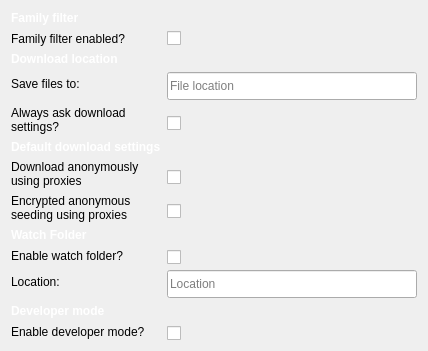
            <widget class="QWidget" name="settings_general_tab">
             <layout class="QFormLayout" name="formLayout">
              <property name="fieldGrowthPolicy">
               <enum>QFormLayout::ExpandingFieldsGrow</enum>
              </property>
              <property name="labelAlignment">
               <set>Qt::AlignLeading|Qt::AlignLeft|Qt::AlignTop</set>
              </property>
              <property name="formAlignment">
               <set>Qt::AlignLeading|Qt::AlignLeft|Qt::AlignTop</set>
              </property>
              <item row="0" column="0">
               <widget class="QLabel" name="label_35">
                <property name="styleSheet">
                 <string notr="true">font-weight: bold;
color: white;</string>
                </property>
                <property name="text">
                 <string>Family filter</string>
                </property>
               </widget>
              </item>
              <item row="1" column="0">
               <widget class="QLabel" name="label_37">
                <property name="text">
                 <string>Family filter enabled?</string>
                </property>
               </widget>
              </item>
              <item row="1" column="1">
               <widget class="QCheckBox" name="family_filter_checkbox">
                <property name="text">
                 <string/>
                </property>
               </widget>
              </item>
              <item row="2" column="0">
               <widget class="QLabel" name="label_4">
                <property name="styleSheet">
                 <string notr="true">font-weight: bold;
color: white;</string>
                </property>
                <property name="text">
                 <string>Download location</string>
                </property>
               </widget>
              </item>
              <item row="3" column="0">
               <widget class="QLabel" name="label_5">
                <property name="styleSheet">
                 <string notr="true"/>
                </property>
                <property name="text">
                 <string>Save files to:</string>
                </property>
               </widget>
              </item>
              <item row="3" column="1">
               <widget class="QLineEdit" name="download_location_input">
                <property name="sizePolicy">
                 <sizepolicy hsizetype="Fixed" vsizetype="Fixed">
                  <horstretch>0</horstretch>
                  <verstretch>0</verstretch>
                 </sizepolicy>
                </property>
                <property name="minimumSize">
                 <size>
                  <width>250</width>
                  <height>28</height>
                 </size>
                </property>
                <property name="maximumSize">
                 <size>
                  <width>250</width>
                  <height>28</height>
                 </size>
                </property>
                <property name="styleSheet">
                 <string notr="true"/>
                </property>
                <property name="placeholderText">
                 <string>File location</string>
                </property>
               </widget>
              </item>
              <item row="4" column="0">
               <widget class="QLabel" name="label_6">
                <property name="styleSheet">
                 <string notr="true"/>
                </property>
                <property name="text">
                 <string>Always ask download
settings?</string>
                </property>
               </widget>
              </item>
              <item row="4" column="1">
               <widget class="QCheckBox" name="always_ask_location_checkbox">
                <property name="styleSheet">
                 <string notr="true">margin-top: 10px;</string>
                </property>
                <property name="text">
                 <string/>
                </property>
               </widget>
              </item>
              <item row="5" column="0">
               <widget class="QLabel" name="default_download_settings_header">
                <property name="styleSheet">
                 <string notr="true">font-weight: bold;
color: white;</string>
                </property>
                <property name="text">
                 <string>Default download settings</string>
                </property>
               </widget>
              </item>
              <item row="6" column="0">
               <widget class="QLabel" name="download_settings_anon_label">
                <property name="text">
                 <string>Download anonymously
using proxies</string>
                </property>
               </widget>
              </item>
              <item row="6" column="1">
               <widget class="QCheckBox" name="download_settings_anon_checkbox">
                <property name="styleSheet">
                 <string notr="true">margin-top: 10px;</string>
                </property>
                <property name="text">
                 <string/>
                </property>
               </widget>
              </item>
              <item row="7" column="0">
               <widget class="QLabel" name="download_settings_anon_seeding_label">
                <property name="text">
                 <string>Encrypted anonymous
seeding using proxies</string>
                </property>
               </widget>
              </item>
              <item row="7" column="1">
               <widget class="QCheckBox" name="download_settings_anon_seeding_checkbox">
                <property name="styleSheet">
                 <string notr="true">margin-top: 10px;</string>
                </property>
                <property name="text">
                 <string/>
                </property>
               </widget>
              </item>
              <item row="8" column="0">
               <widget class="QLabel" name="label_22">
                <property name="styleSheet">
                 <string notr="true">font-weight: bold;
color: white;</string>
                </property>
                <property name="text">
                 <string>Watch Folder</string>
                </property>
               </widget>
              </item>
              <item row="9" column="0">
               <widget class="QLabel" name="label_23">
                <property name="styleSheet">
                 <string notr="true"/>
                </property>
                <property name="text">
                 <string>Enable watch folder?</string>
                </property>
               </widget>
              </item>
              <item row="9" column="1">
               <widget class="QCheckBox" name="watchfolder_enabled_checkbox">
                <property name="styleSheet">
                 <string notr="true">margin-top: 2px;</string>
                </property>
                <property name="text">
                 <string/>
                </property>
               </widget>
              </item>
              <item row="10" column="0">
               <widget class="QLabel" name="label_24">
                <property name="styleSheet">
                 <string notr="true"/>
                </property>
                <property name="text">
                 <string>Location:</string>
                </property>
               </widget>
              </item>
              <item row="10" column="1">
               <widget class="QLineEdit" name="watchfolder_location_input">
                <property name="sizePolicy">
                 <sizepolicy hsizetype="Fixed" vsizetype="Fixed">
                  <horstretch>0</horstretch>
                  <verstretch>0</verstretch>
                 </sizepolicy>
                </property>
                <property name="minimumSize">
                 <size>
                  <width>250</width>
                  <height>28</height>
                 </size>
                </property>
                <property name="maximumSize">
                 <size>
                  <width>250</width>
                  <height>28</height>
                 </size>
                </property>
                <property name="styleSheet">
                 <string notr="true"/>
                </property>
                <property name="placeholderText">
                 <string>Location</string>
                </property>
               </widget>
              </item>
              <item row="11" column="0">
               <widget class="QLabel" name="label_31">
                <property name="styleSheet">
                 <string notr="true">font-weight: bold;
color: white;</string>
                </property>
                <property name="text">
                 <string>Developer mode</string>
                </property>
               </widget>
              </item>
              <item row="12" column="0">
               <widget class="QLabel" name="label_32">
                <property name="text">
                 <string>Enable developer mode?</string>
                </property>
               </widget>
              </item>
              <item row="12" column="1">
               <widget class="QCheckBox" name="developer_mode_enabled_checkbox">
                <property name="styleSheet">
                 <string notr="true">margin-top: 2px;</string>
                </property>
                <property name="text">
                 <string/>
                </property>
               </widget>
              </item>
             </layout>
            </widget>
